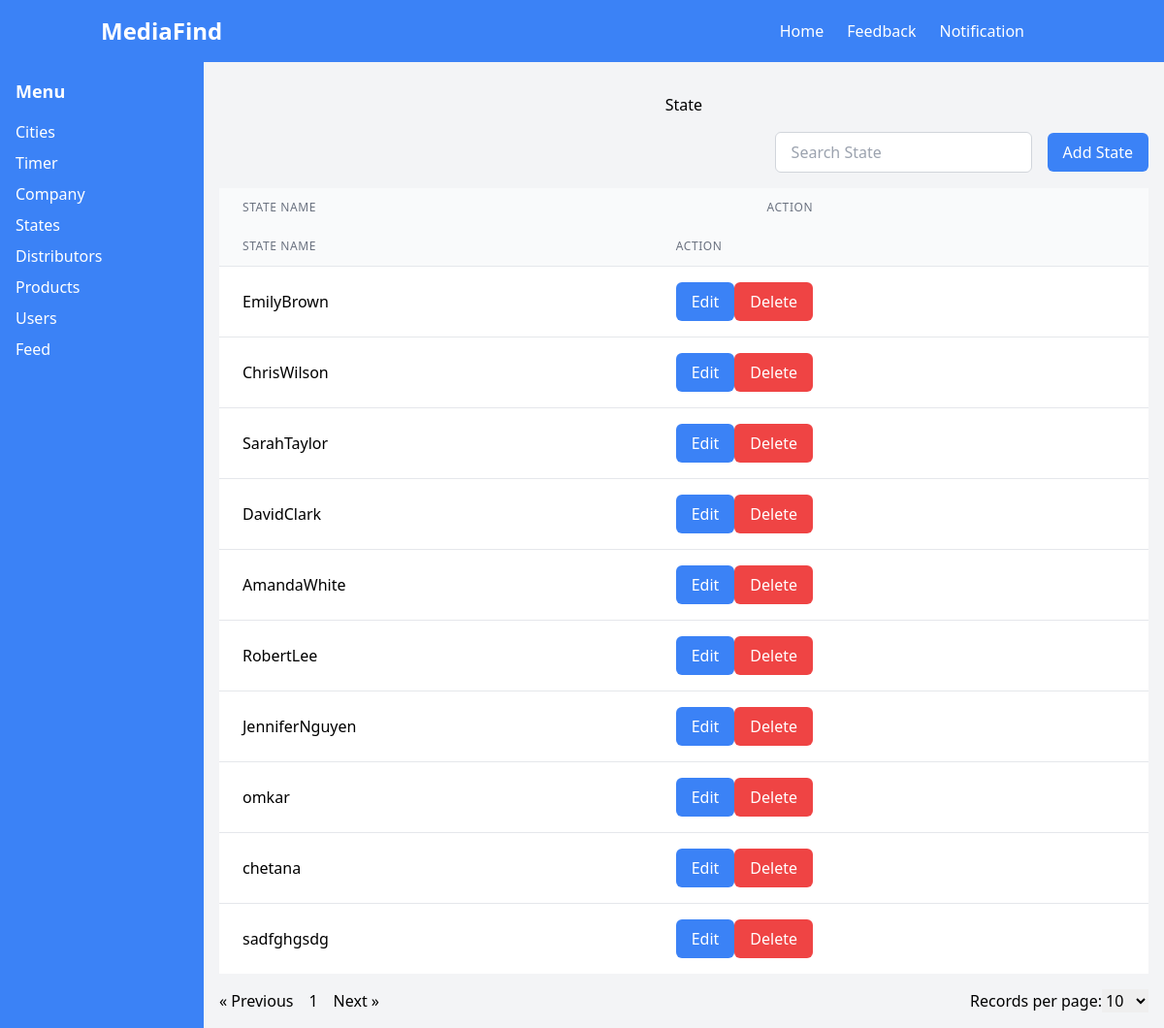
The page /php-with-mysql/pages/states/states.php on the database its author committed.
### tables this page shows
CREATE TABLE `states` (
  `id` int(11) NOT NULL,
  `stateName` varchar(255) NOT NULL
);

### php-with-mysql/pages/states/fetch_states.php (the view, shortened to what this page needs)
<?php
include '../../shared/paginator.php';
include '../../db/db_connection.php';
mysqli_set_charset($conn, "utf8mb4");
$default_limit = 10;
$page = isset($_GET['page']) ? $_GET['page'] : 1;
$limit = isset($_GET['limit']) ? $_GET['limit'] : $default_limit;
$start = ($page - 1) * $limit;
if ($conn) {
    $sql = "SELECT COUNT(*) AS total FROM states";
    $result = mysqli_query($conn, $sql);
    $data = mysqli_fetch_assoc($result);
    $total_pages = ceil($data['total'] / $limit);
    $sql = "SELECT * FROM states LIMIT $start, $limit";
    $result = mysqli_query($conn, $sql);
    echo '<table class="min-w-full divide-y divide-gray-200">';
    echo '<thead class="bg-gray-50">';
    echo  '<tr>';
    echo '<th scope="col" class="px-6 py-3 text-left text-xs font-medium text-gray-500 uppercase tracking-wider">State Name</th>';
    echo '<th scope="col" class="px-6 py-3 text-left text-xs font-medium text-gray-500 uppercase tracking-wider">Action</th>';
    echo '</tr>';
    echo '</thead>';
    echo '<tbody class="bg-white divide-y divide-gray-200">';
    if ($result && mysqli_num_rows($result) > 0) {
        while ($row = mysqli_fetch_assoc($result)) {
            echo "<tr>";
            echo "<td class='px-6 py-4 whitespace-nowrap'>" . $row['stateName'] . "</td>";
            echo "<td class='px-6 py-4 whitespace-nowrap'>";
            echo "<button class='bg-blue-500 text-white px-4 py-2 rounded-md editBtn' data-state-id='{$row['id']}' data-state-name='{$row['stateName']}'>Edit</button>";
            echo "<button class='bg-red-500 text-white px-4 py-2 rounded-md deleteBtn' data-delete-id='{$row['id']}'>Delete</button>";
            echo "</td>";
            echo "</tr>";
        }
    } else {
        echo "<tr><td colspan='4' class='text-center'>No cities found</td></tr>";
    }
    echo '</tbody> </table>';
    echo generatePagination($total_pages, $page, $limit);
} else {
    die("Connection failed: " . mysqli_connect_error());
}
?>

### rows shown on the page
states: stateName "EmilyBrown"
states: stateName "ChrisWilson"
states: stateName "SarahTaylor"
states: stateName "DavidClark"
states: stateName "AmandaWhite"
states: stateName "RobertLee"
states: stateName "JenniferNguyen"
states: stateName "omkar"
states: stateName "chetana"
states: stateName "sadfghgsdg"

### other values the page prints
form field limit "10"
